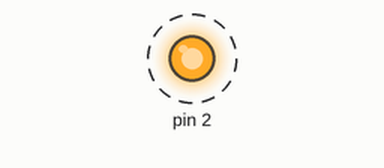
This sketch was run on a simulated Arduino Uno, built with avr-gcc and run on an emulated ATmega328P. Shown: output pins drawn as LEDs (lit = HIGH). Dashed ring = blinking.

Above: at 0.2 s.
Timing chart, 0 to 3.0 s (numbered marks = the images above):
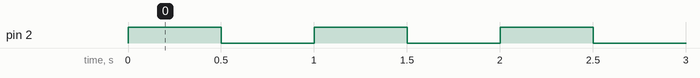

Measured:
- by itself, pin 2: alternates HIGH for 0.50 s and LOW for 0.50 s

The sketch:

ArduinoBibliothek.ino
```cpp
#include <SimpleLED.h>

SimpleLED led=SimpleLED(2);

void setup(){}

void loop(){
    led.an();
    delay(500);
    led.aus();
    delay(500);
}
```

SimpleLED.h
```cpp
#ifndef SIMPLE_LED_H
#define SIMPLE_LED_H

#include <Arduino.h>

class SimpleLED {
public:
    SimpleLED(int pinNummer);
    SimpleLED(int pinNumber,int onLevel);

    void an();
    void aus();

protected:
    int pin;
    int onLevel;
};

#endif
```
